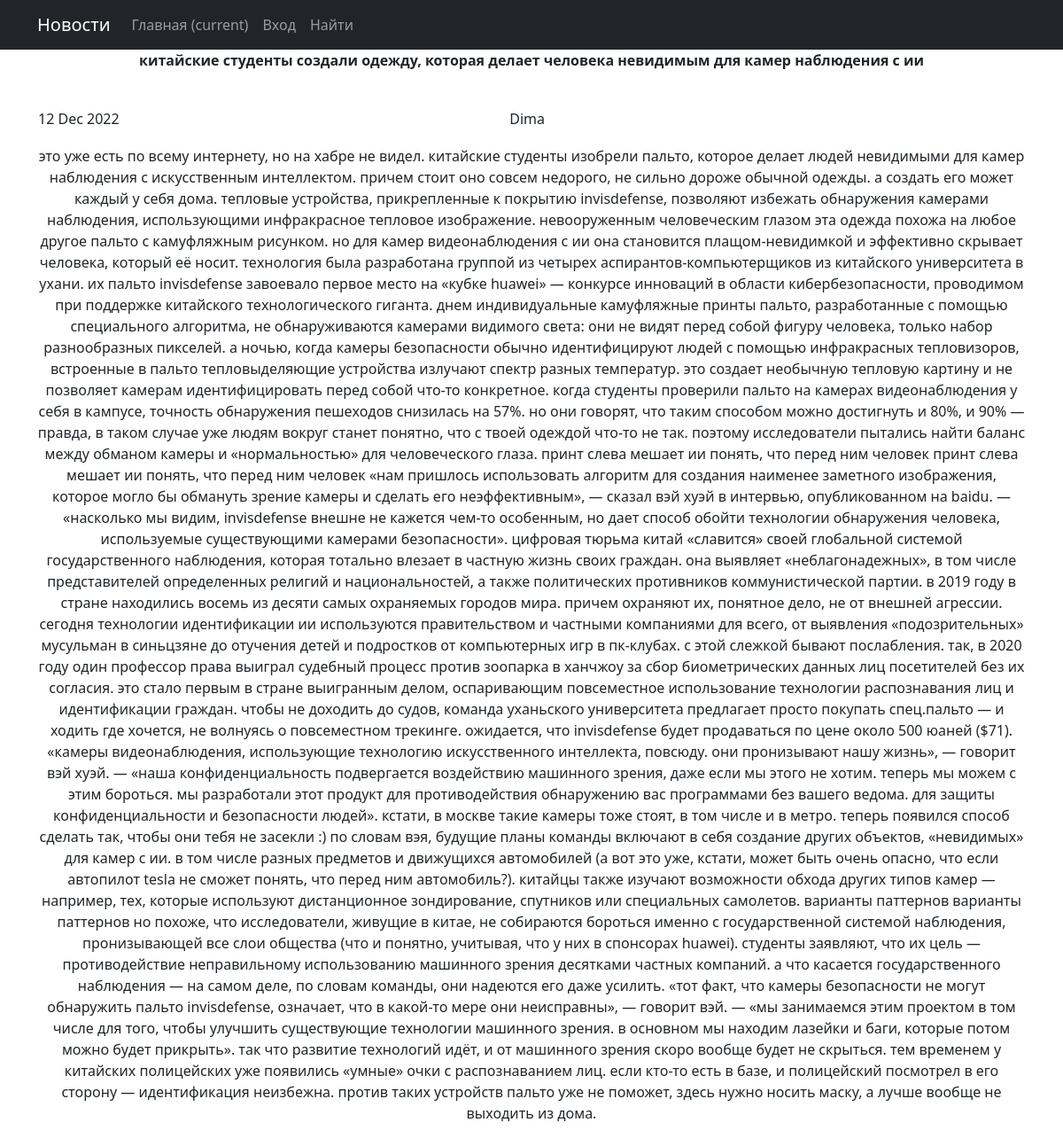
The page /51/ on the database its author committed.
### news/models.py (models this page shows, shortened)
class Post(models.Model):
    author = models.ForeignKey(Author, on_delete=models.CASCADE)
    NEWS = 'NW'
    ARTICLE = 'AR'
    CATEGORY_CHICES = [
        (NEWS, 'Новость'),
        (ARTICLE, 'Статья'),
    ]
    categoryType = models.CharField(max_length=2,
                                    choices=CATEGORY_CHICES,
                                    default=ARTICLE)
    time_in = models.DateTimeField(auto_now_add=True)
    PostCategory = models.ManyToManyField(Category, related_name='news', through='PostCategory')
    heading = models.CharField(max_length=128)
    text = models.TextField()
    reting_news = models.SmallIntegerField(default=0)

class Author(models.Model):
    authorUser = models.OneToOneField(User, on_delete=models.CASCADE)
    reting_author = models.SmallIntegerField(default=0)

### news/views.py (the view)
# urls.py: path('<int:pk>/', PostDetail.as_view(), name='post_list'),
class PostDetail(DetailView):
    model = Post
    template_name = 'post.html'
    context_object_name = 'post'

### news/templatetags/custom_filters.py (called while the page is built)
@register.filter()
def censor(value):
    text_split = value.lower().split()
    iter = -1
    for x in text_split:
        x = x.replace('.','').replace(',','')
        iter += 1
        if x in bad_word:
            for_len_x = (len(x) - 1) * '*'
            x = x.replace(x[1:], for_len_x)
            text_split[iter] = x
    return f'{" ".join(text_split)}'

### templates/post.html (shortened to what this page needs)
{% extends 'flatpages/default.html' %}
{% load custom_filters %}
{% block content %}
<h1 style="text-align: center;"><strong>{{ post.heading|censor }}</strong></h1>
<div style="text-align: left;"><br />
<table style="width: 574px; height: 60px;">
<tbody>
<tr style="height: 26.5px;">
<td style="width: 278.288px; height: 26.5px;"><span class="date">{{ post.time_in|date:'d M Y' }}</span></td>
<td style="width: 278.712px; text-align: right; height: 26.5px;"><span class="author"><a>{{ post.author.authorUser }}</a></span></td>
</tr>
</tbody>
</table>
</div>
<blockquote>{{ post.text|censor }}</blockquote>
{% endblock content %}

### rows shown on the page
Post: heading|censor "китайские студенты создали одежду, которая делает человека невидимым для камер наблюдения с ии", time_in "12 Dec 2022", author.authorUser "Dima", text|censor "это уже есть по всему интернету, но на хабре не видел. китайские студенты изобрели пальто, которое делает людей невидимыми для камер наблюдения с искусственным интеллектом. причем стоит оно совсем недорого, не сильно дороже обычной одежды. а создать его может каждый у себя дома. тепловые устройства, прикрепленные к покрытию invisdefense, позволяют избежать обнаружения камерами наблюдения, использующими инфракрасное тепловое изображение. невооруженным человеческим глазом эта одежда похожа на любое другое пальто с камуфляжным рисунком. но для камер видеонаблюдения с ии она становится плащом-невидимкой и эффективно скрывает человека, который её носит. технология была разработана группой из…"
